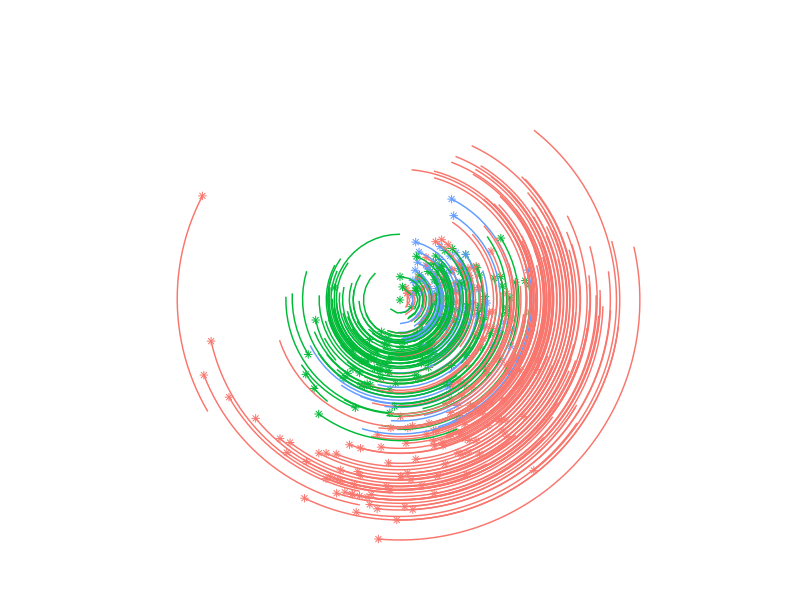

Write R code to recreate this figure. (Note: this script raises an error after producing the figure.)
## ---- chunk 1
#| label: library-loads
#| message: FALSE

library(ggplot2)
library(ggthemes)
library(ggforce)
library(deldir)
## ---- chunk 2
#| label: penguins

# load in palmer penguins dataset
penguins <- palmerpenguins::penguins
## ---- chunk 3
#| label: plot-penguins
#| warning: FALSE

penguins |> 
  ggplot(aes(bill_length_mm*2, body_mass_g, color = island)) +
  geom_point(shape = 8, show.legend = FALSE) +
  geom_spoke(aes(angle = flipper_length_mm/10, radius = year/100), 
             show.legend = FALSE)  +
  coord_polar() + 
  theme_void() 
  
## ---- chunk 4
unboxy <- function(iterations, layers) {
  
  coeffs <- array(
    data = runif(16 * layers, min = -1, max = 1), 
    dim = c(4, 4, layers)
  )
  
  point0 <- matrix(
    data = runif(4, min = -1, max = 1), 
    nrow = 1,
    ncol = 4
  )
  
  funs <- list(
    function(point) point + (sum(point ^ 2)) ^ (1/3),
    function(point) sin(point),
    function(point) 2 * sin(point),
    function(point) cos(point) - 1
  )
  
  update <- function(point, t) {
    l <- sample(layers, 1)
    f <- sample(funs, 1)[[1]]
    z <- point[4]
    point[4] <- 1
    point <- f(point %*% coeffs[,,l])
    point[4] <- (point[4] + z)/2
    return(point)
  }
  
  points <- accumulate(1:iterations, update, .init = point0)
  points <- matrix(unlist(points), ncol = 4, byrow = TRUE)
  points <- as_tibble(as.data.frame(points)) 
  names(points) <- c("x", "y", "val", "n")
  return(points)
}
## ---- chunk 5
#| label: generate-data

set.seed(1)

# generate primary data from iterated function system
dat <- unboxy(iterations = 1000, layers = 5) 

# generate layer data
bg_dat <- tibble::tibble(
  x = runif(5000, min = -4, max = 4),
  y = runif(5000, min = -4, max = 4),
  val = x/2
)

## ---- chunk 6
sample_canva <- function(seed = NULL, n = 4) {
  if(!is.null(seed)) set.seed(seed)
  sample(ggthemes::canva_palettes, 1)[[1]] |>
    (\(x) colorRampPalette(x)(n))()  
}
## ---- chunk 7
show_col(sample_canva(seed = 5, n = 5))
## ---- chunk 8
#| label: plot-tesselation
#| warning: FALSE

# create the canvas
ggplot(dat, aes(x, y, fill = val)) +
  theme_void() + 
  coord_equal(xlim = c(-2.5, 2.5), ylim = c(-2.5, 2.5)) + 
  scale_fill_gradientn(colours = sample_canva(seed = 5, n = 5)) + 
  scale_x_continuous(expand = c(0, 0)) +
  scale_y_continuous(expand = c(0, 0)) +
  # voronoi tesselation of box-inspired dataset
  geom_voronoi_tile(
    aes(size = abs(size)/4),
    colour = "white",
    show.legend = FALSE
  ) +
  # voronoi tesselation of uniform random generated data for texture
  geom_voronoi_tile(
    data = bg_dat,
    radius = .002,
    size = 0.01,
    show.legend = FALSE,
    max.radius = .1, 
    expand = -.005,
    fill = "grey"
  )
